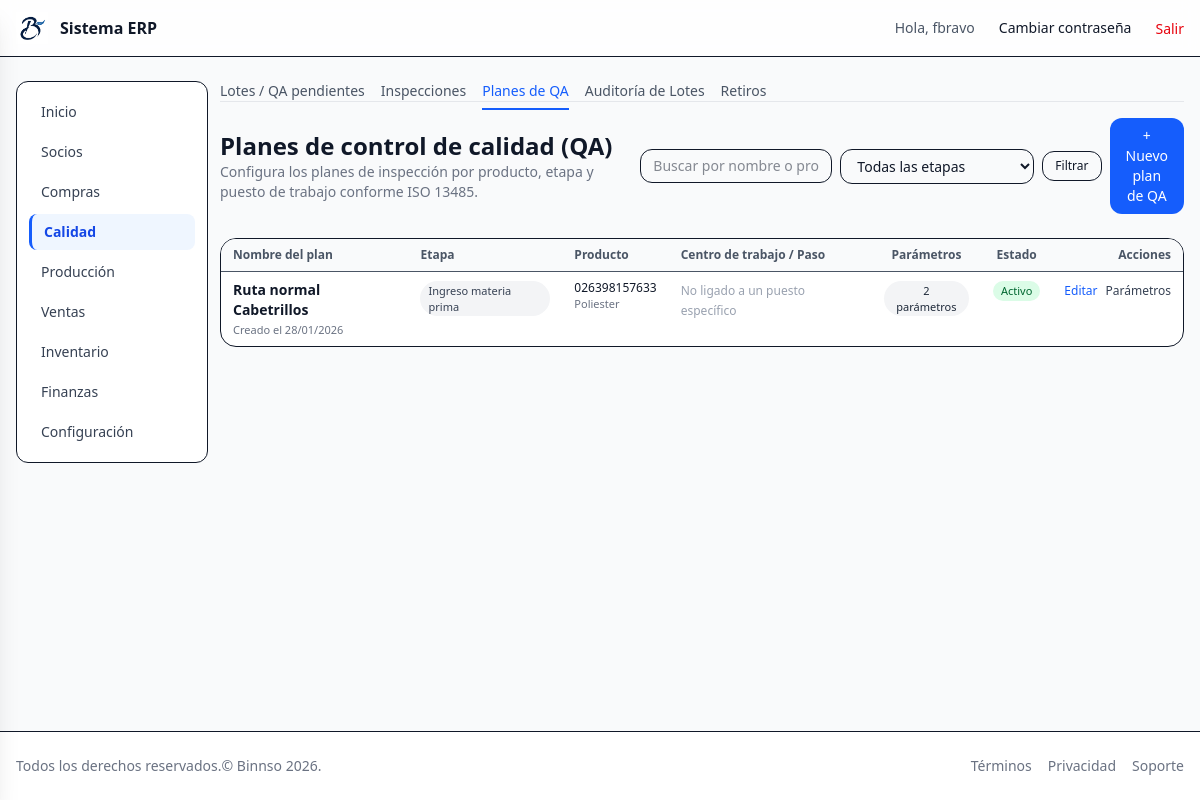
Screenshot of /quality/qa-plans/ (signed in) with the database file from the repository.
### quality/models.py (models this page shows, shortened)
class QAPlan(AuditModel):
    name = models.CharField(max_length=100)
    product = models.ForeignKey(
        "inventory.Product",
        on_delete=models.PROTECT,
        related_name="qa_plans",
        null=True,
        blank=True,
        help_text="Si se deja vacío, puede aplicarse por tipo de producto o genérico.",
    )
    stage = models.CharField(
        max_length=10,
        choices=InspectionStage.choices,
    )
    work_center = models.ForeignKey(
        "production.WorkCenter",
        on_delete=models.SET_NULL,
        null=True,
        blank=True,
        related_name="qa_plans",
    )
    route_step = models.ForeignKey(
        "production.ProductRouteStep",
        on_delete=models.SET_NULL,
        null=True,
        blank=True,
        related_name="qa_plans",
    )
    is_active = models.BooleanField(default=True)
    class Meta:
        verbose_name = "Plan de QA"
        verbose_name_plural = "Planes de QA"

### inventory/models.py (models this page shows, shortened)
class Product(AuditModel):
    product_type = models.CharField(
    max_length=10,
    choices=ProductType.choices,
    default=ProductType.RAW,   # Por defecto materia prima
    )
    code = models.CharField(max_length=50, unique=True ) # codigo uncio de producto
    code_2 = models.CharField(max_length=50, blank=True, null=True)
    name = models.CharField(max_length=200)
    base_unit = models.ForeignKey(   #  unidad técnica base
        Unit,
        on_delete=models.PROTECT,
        related_name="products",
        verbose_name="Unidad base",
    )
    unit_price = models.DecimalField(max_digits=10, decimal_places=4, default=0)
    unit_cost = models.DecimalField(max_digits=10, decimal_places=4,  null=True, blank=True)
    tax_scheme = models.ForeignKey(
        TaxScheme,
        on_delete=models.SET_NULL,
        null=True,
        blank=True,
        related_name="products",
        verbose_name="Esquema tributario",
    )
    provider = models.CharField(max_length=200, blank=True, null=True)
    category = models.CharField(max_length=100, blank=True, null=True)
    brand = models.CharField(max_length=100, blank=True, null=True)
    attribute1 = models.CharField(max_length=100, blank=True, null=True)
    attribute2 = models.CharField(max_length=100, blank=True, null=True)
    is_active = models.BooleanField(default=True)
    lot_prefix = models.CharField(
        max_length=20,
        blank=True,
        null=True,
        help_text="Prefijo para el lote de producción (ej: CAP, CAM, 00101, 00102)."
    )
    use_date_in_lot = models.BooleanField(
        default=True,
        help_text="Si está activo, el lote incluye mes y año de fabricación."
    )
    class Meta:
        ordering = ["name"]
        verbose_name = "Producto"
        verbose_name_plural = "Productos"
        permissions = [
            ("export_product", "Puede exportar productos"),
        ]

### quality/views.py (the view)
# urls.py: path("qa-plans/", views.QAPlanListView.as_view(), name="qa_plan_list"),
class QAPlanListView(LoginRequiredMixin, ModulePermissionMixin, ListView):
    permission_required = "quality.view_qaplan"
    model = QAPlan
    template_name = "quality/qa_plan_list.html"
    context_object_name = "qa_plans"
    paginate_by = 20
    def get_queryset(self):
        qs = (
            QAPlan.objects
            .select_related("product", "work_center", "route_step")
            .order_by("stage", "product__name", "name")
        )
        q = self.request.GET.get("q", "").strip()
        stage = self.request.GET.get("stage", "").strip()
        if q:
            qs = qs.filter(
                Q(name__icontains=q)
                | Q(product__name__icontains=q)
                | Q(product__code__icontains=q)
            )
        if stage:
            qs = qs.filter(stage=stage)
        return qs
    def get_context_data(self, **kwargs):
        ctx = super().get_context_data(**kwargs)
        ctx["stage_choices"] = InspectionStage.choices
        return ctx

### core/context_processors.py (called while the page is built, shortened)
def module_access(request):
    user = getattr(request, "user", None)
    if user is None or not user.is_authenticated:
        return {"modules": {k: False for k in MODULE_APP_MAP}}
    if user.is_superuser or user.groups.filter(name="admin").exists():
        return {"modules": {k: True for k in MODULE_APP_MAP}}

### core/mixins.py (called while the page is built)
    def has_permission(self):
        user = self.request.user
        if user.is_superuser or user.groups.filter(name="admin").exists():
            return True
        return super().has_permission()

### templates/quality/qa_plan_list.html (shortened to what this page needs)
{% extends "layouts/app.html" %}
{% load static %}
{% block app_content %}
  {% include "quality/_nav.html" %}
  <div class="mb-6 flex flex-col gap-3 md:flex-row md:items-center md:justify-between">
    <div>
      <h1 class="text-2xl font-semibold">Planes de control de calidad (QA)</h1>
      <p class="text-sm text-gray-500">
        Configura los planes de inspección por producto, etapa y puesto de trabajo conforme ISO&nbsp;13485.
      </p>
    </div>
    <div class="flex flex-col items-stretch gap-2 md:flex-row md:items-center">
      <form method="get" class="flex items-center gap-2">
        <input type="text" name="q" value="{{ request.GET.q|default_if_none:'' }}"
               placeholder="Buscar por nombre o producto…"
               class="w-48 rounded-xl border px-3 py-1.5 text-sm focus:outline-none focus:ring-1 focus:ring-blue-500" />
        <select name="stage"
                class="rounded-xl border px-3 py-1.5 text-sm focus:outline-none focus:ring-1 focus:ring-blue-500"
                onchange="this.form.submit()">
          <option value="">Todas las etapas</option>
        </select>
        <button type="submit" class="rounded-xl border px-3 py-1.5 text-xs hover:bg-gray-50">Filtrar</button>
      </form>
      <a href="{% url 'quality:qa_plan_create' %}"
         class="rounded-xl bg-blue-600 px-4 py-2 text-sm font-medium text-white hover:bg-blue-700 text-center">
        + Nuevo plan de QA
      </a>
    </div>
  </div>
  {% if qa_plans|length == 0 %}
    <div class="rounded-2xl border border-dashed bg-white p-6 text-center text-sm text-gray-500">
      Aún no has configurado ningún plan de QA.
      <br>
      <a href="{% url 'quality:qa_plan_create' %}" class="mt-2 inline-block text-blue-600 hover:underline">
        Crear el primer plan de QA
      </a>
    </div>
  {% else %}
    <div class="overflow-x-auto rounded-2xl border bg-white">
      <table class="min-w-full text-sm">
        <thead>
          <tr class="border-b bg-gray-50 text-left text-xs font-semibold text-gray-600">
            <th class="px-3 py-2">Nombre del plan</th>
            <th class="px-3 py-2">Etapa</th>
            <th class="px-3 py-2">Producto</th>
            <th class="px-3 py-2">Centro de trabajo / Paso</th>
            <th class="px-3 py-2 text-center">Parámetros</th>
            <th class="px-3 py-2 text-center">Estado</th>
            <th class="px-3 py-2 text-right">Acciones</th>
          </tr>
        </thead>
        <tbody>
          {% for plan in qa_plans %}
            <tr class="border-b last:border-0 hover:bg-gray-50">
              <td class="px-3 py-2 align-top">
                <div class="flex flex-col">
                  <span class="text-sm font-semibold text-gray-900">
                    {{ plan.name }}
                  </span>
                  <span class="mt-0.5 text-[11px] text-gray-500">
                    Creado el {{ plan.created_at|date:"d/m/Y" }}
                  </span>
                </div>
              </td>
              <td class="px-3 py-2 align-top">
                <span class="inline-flex rounded-full bg-gray-100 px-2 py-0.5 text-[11px] text-gray-700">
                  {{ plan.get_stage_display }}
                </span>
              </td>
              <td class="px-3 py-2 align-top">
                {% if plan.product %}
                  <div class="flex flex-col">
                    <span class="text-xs font-medium text-gray-900">
                      {{ plan.product.code }}
                    </span>
                    <span class="text-[11px] text-gray-500">
                      {{ plan.product.name }}
                    </span>
                  </div>
                {% else %}
                  <span class="text-xs text-gray-400">Genérico (sin producto específico)</span>
                {% endif %}
              </td>
              <td class="px-3 py-2 align-top">
                {% if plan.work_center or plan.route_step %}
                  <div class="flex flex-col text-xs text-gray-800">
                    {% if plan.work_center %}
                      <span>
                        Centro: <span class="font-medium">{{ plan.work_center.code }}</span>
                      </span>
                    {% endif %}
                    {% if plan.route_step %}
                      <span class="mt-0.5 text-[11px] text-gray-600">
                        Paso {{ plan.route_step.sequence }} – {{ plan.route_step.name }}
                      </span>
                    {% endif %}
                  </div>
                {% else %}
                  <span class="text-xs text-gray-400">No ligado a un puesto específico</span>
                {% endif %}
              </td>
              <td class="px-3 py-2 align-top text-center">
                <span class="inline-flex items-center justify-center rounded-full bg-gray-100 px-2 py-0.5 text-[11px] text-gray-800">
                  {{ plan.parameters.count }} parámetro{{ plan.parameters.count|pluralize:"s" }}
                </span>
              </td>
              <td class="px-3 py-2 align-top text-center">
                {% if plan.is_active %}
                  <span class="inline-flex rounded-full bg-green-100 px-2 py-0.5 text-[11px] font-medium text-green-800">
                    Activo
                  </span>
                {% else %}
                  <span class="inline-flex rounded-full bg-gray-200 px-2 py-0.5 text-[11px] font-medium text-gray-700">
                    Inactivo
                  </span>
                {% endif %}
              </td>
              <td class="px-3 py-2 align-top text-right">
                <div class="inline-flex items-center gap-2">
                  <a href="{% url 'quality:qa_plan_update' plan.pk %}"
                     class="text-xs text-blue-600 hover:underline">
                    Editar
                  </a>
                  <a href="{% url 'quality:qa_plan_parameters' plan.pk %}"
                     class="text-xs text-gray-700 hover:underline">
                    Parámetros
                  </a>
                </div>
              </td>
            </tr>
          {% endfor %}
        </tbody>
      </table>
    </div>
  {% endif %}
{% endblock %}

### templates/partials/_navbar.html (shortened to what this page needs)
{% load static %}
<header class="bg-white/80 backdrop-blur border-b">
  <div class="container mx-auto max-w-7xl px-4 py-3 flex items-center justify-between">
    <a href="{% url 'dashboard' %}" class="flex items-center gap-3">
      <img src="{% static 'img/logo.png' %}" alt="Logo" class="h-8 w-8" />
      <span class="font-semibold">Sistema ERP</span>
    </a>
    <nav class="hidden md:flex items-center gap-6">
      {% if request.user.is_authenticated %}
        <span class="text-sm text-gray-600">Hola, {{ request.user.get_username }}</span>
        <a href="{% url 'password_change' %}" class="text-sm hover:underline">Cambiar contraseña</a>
        <form method="post" action="{% url 'logout' %}" class="inline">
          <button type="submit" class="text-sm text-red-600 hover:underline">
          Salir
        </button>
          </form>
      {% else %}
        <a href="{% url 'login' %}" class="text-sm text-blue-600 hover:underline">Iniciar sesión</a>
      {% endif %}
    </nav>
  </div>
</header>

### rows the page displays
QAPlan: name "Ruta normal Cabetrillos", created_at "28/01/2026", stage "Ingreso materia prima", product.code "026398157633", product.name "Poliester", shows "No ligado a un puesto específico", parameters.count "2", is_active "Activo"

### other values shown
{{ request.user.get_username }} "fbravo"
